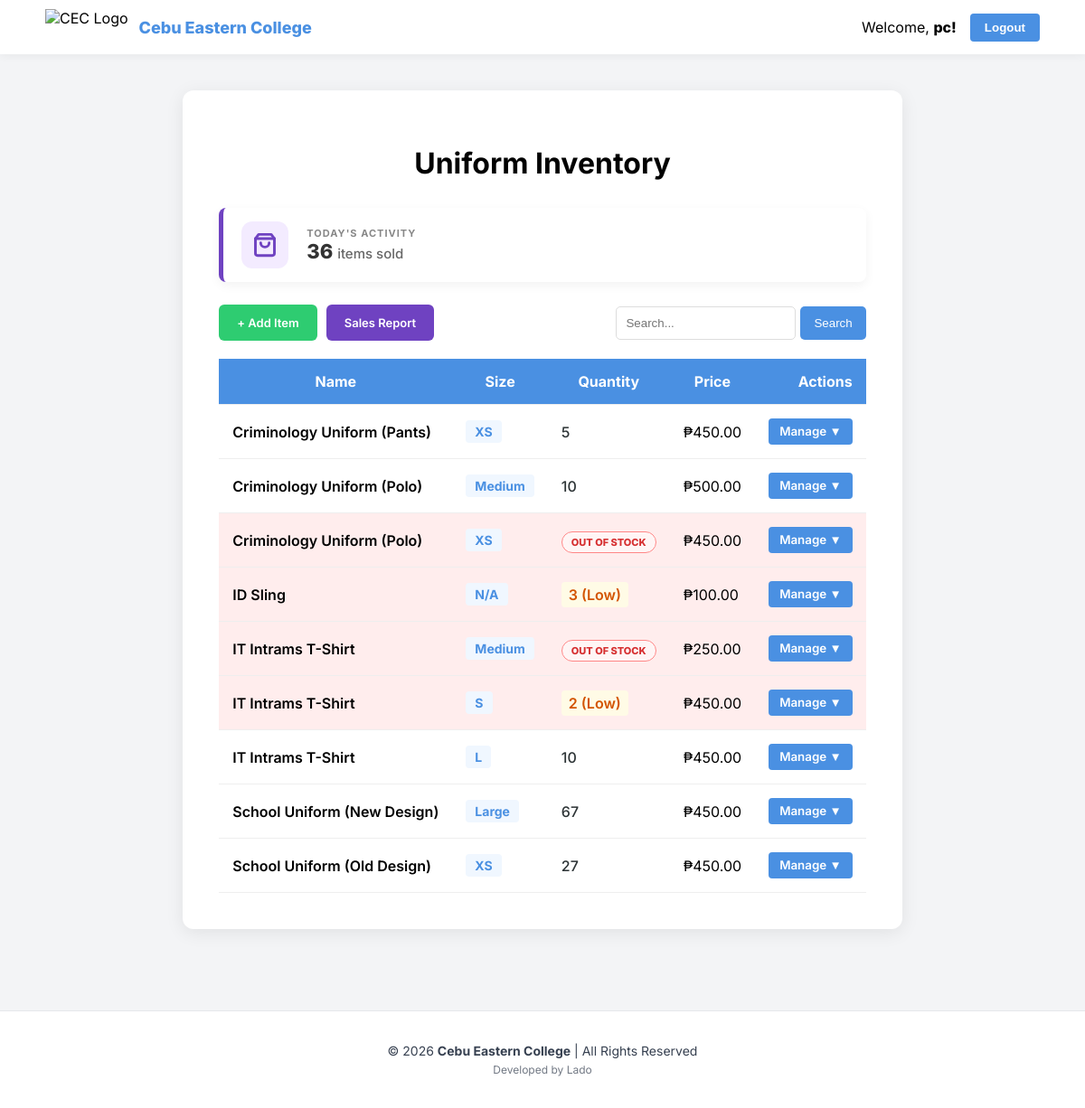
Screenshot of /inventory/ (signed in) with the database file from the repository.
### inventory/models.py (models this page shows, shortened)
class UniformItem(models.Model):
    SIZE_CHOICES = [
        ('XS', 'Extra Small'), ('S', 'Small'), ('M', 'Medium'),
        ('L', 'Large'), ('XL', 'Extra Large'), ('XXL', '2XL'), ('XXXL', '3XL'), ('N/A', 'N/A'),
    ]
    name = models.CharField(max_length=100)
    size = models.CharField(max_length=10, choices=SIZE_CHOICES)
    quantity = models.PositiveIntegerField()
    price = models.DecimalField(max_digits=8, decimal_places=2)

### inventory/views.py (the view)
# urls.py: path('inventory/', views.product_list, name='product_list'),
@login_required
def product_list(request):
    query = request.GET.get('q')
    sort = request.GET.get('sort')
    items = UniformItem.objects.all()
    if query:
        items = items.filter(name__icontains=query)
    if sort in ['name', 'quantity', 'price']:
        items = items.order_by(sort)
    else:
        items = items.order_by('name') # Default sorting
    today = timezone.now().date()
    total_sold_today = Sale.objects.filter(sale_date__date=today).aggregate(Sum('quantity_sold'))['quantity_sold__sum'] or 0
    return render(request, 'inventory/list.html', {
        'items': items,
        'total_sold_today': total_sold_today # Pass this to your HTML
    })

### inventory/templates/inventory/list.html (shortened to what this page needs)
{% load static %}
<!DOCTYPE html>
<html lang="en">
<head>
    <link rel="stylesheet" href="{% static 'inventory/css/list.css' %}">
</head>
<body>
<header class="top-nav">
    <div class="logo-section">
        <img src="{% static 'inventory/images/school-logo.jpg' %}" class="nav-logo" alt="CEC Logo">
        <span class="logo-text">Cebu Eastern College</span>
    </div>
    <div class="user-section">
        {% if user.is_authenticated %}
            <span class="user-greeting">Welcome, <strong>{{ user.username }}!</strong></span>
            <form method="post" action="{% url 'logout' %}" style="display:inline;">{% csrf_token %}<button type="submit" class="logout-btn">Logout</button></form>
        {% endif %}
    </div>
</header>
<div class="container">
    <h1 class="main-title">Uniform Inventory</h1>
    <div class="sales-dash">
        <div class="sales-icon">
            <svg width="28" height="28" viewBox="0 0 24 24" fill="none" stroke="#6f42c1" stroke-width="2.5" stroke-linecap="round" stroke-linejoin="round"><path d="M6 2L3 6v14a2 2 0 0 0 2 2h14a2 2 0 0 0 2-2V6l-3-4Z"/><path d="M3 6h18"/><path d="M16 10a4 4 0 0 1-8 0"/></svg>
        </div>
        <div>
            <p style="margin: 0; font-size: 11px; color: #888; font-weight: 700; text-transform: uppercase; letter-spacing: 1px;">Today's Activity</p>
            <p style="margin: 0; font-size: 22px; font-weight: 800; color: #333;">
                {{ total_sold_today }} <span style="font-size: 15px; font-weight: 500; color: #666;">items sold</span>
            </p>
        </div>
    </div>
    <div class="top-actions">
        <div class="btn-group">
            <a href="{% url 'add_product' %}" class="btn add-btn">+ Add Item</a>
            <a href="{% url 'sales_report' %}" class="btn report-btn">Sales Report</a>
        </div>
        <form method="GET" class="search-form">
            <input type="text" name="q" placeholder="Search..." value="{{ request.GET.q }}">
            <button type="submit">Search</button>
        </form>
    </div>
    <table>
        <thead>
            <tr>
                <th>Name</th>
                <th>Size</th>
                <th>Quantity</th>
                <th>Price</th>
                <th style="text-align: right;">Actions</th>
            </tr>
        </thead>
        <tbody>
            {% for item in items %}
            <tr class="{% if item.quantity < 5 %}low-stock{% endif %}">
                <td style="font-weight: 600;">{{ item.name }}</td>
                <td>
                    <span class="size-tag">{{ item.size }}</span>
                </td>
                <td class="qty-column">
                    {% if item.quantity <= 0 %}
                        <span style="color: #d63031; font-weight: 800; background: #fff5f5; padding: 4px 10px; border-radius: 50px; border: 1.5px solid #ff8787; font-size: 11px; text-transform: uppercase;">
                            Out of Stock
                        </span>
                    {% elif item.quantity < 5 %}
                        <span class="low" style="color: #d35400; font-weight: 600; background: #fffbe6; padding: 4px 8px; border-radius: 4px;">
                            {{ item.quantity }} (Low)
                        </span>
                    {% else %}
                        <span style="font-weight: 500; color: #2d3436;">{{ item.quantity }}</span>
                    {% endif %}
                </td>
                <td>₱{{ item.price }}</td>
                <td style="text-align: right;">
                    <div class="dropdown">
                        <button class="dropbtn">Manage ▼</button>
                    </div>
                </td>
            </tr>
            {% empty %}
            <tr><td colspan="5" style="text-align: center; padding: 20px;">No items found.</td></tr>
            {% endfor %}
        </tbody>
    </table>
</div>
<footer class="site-footer">
    <div class="footer-content">
      <p>&copy; 2026 <strong>Cebu Eastern College</strong> | All Rights Reserved</p>
      <p class="dev-tag">Developed by Lado</p>
    </div>
</footer>
</body>
</html>

### inventory/static/inventory/css/list.css (style rules this page uses)
body { font-family: 'Inter', sans-serif; background-color: #f3f4f6; margin: 0; display: flex; flex-direction: column; min-height: 100vh; }
.top-nav { background-color: #fff; display: flex; justify-content: space-between; align-items: center; padding: 10px 50px; box-shadow: 0 2px 10px rgba(0,0,0,0.05); }
.logo-section { display: flex; align-items: center; gap: 12px; }
.nav-logo { height: 40px; width: auto; }
.logo-text { font-weight: 800; font-size: 18px; color: #4a90e2; }
.user-section { display: flex; align-items: center; gap: 15px; }
.user-greeting strong { font-weight: 800; color: #000; }
.logout-btn { background-color: #4a90e2; color: white; border: none; padding: 8px 16px; border-radius: 4px; font-weight: 600; cursor: pointer; }
.container { flex: 1; max-width: 1000px; margin: 40px auto; background: #fff; padding: 40px; border-radius: 12px; box-shadow: 0 4px 20px rgba(0, 0, 0, 0.08); }
.main-title { text-align: center; font-weight: 700; font-size: 32px; margin-bottom: 30px; }
.top-actions { display: flex; justify-content: space-between; margin-bottom: 20px; }
.search-form { display: flex; gap: 5px; }
.search-form input { padding: 10px; border-radius: 5px; border: 1px solid #ddd; }
.search-form button { padding: 10px 15px; background-color: #4a90e2; color: white; border: none; border-radius: 5px; cursor: pointer; }
table { width: 100%; border-collapse: collapse; }
thead { background-color: #4a90e2; color: white; }
th, td { padding: 15px; border-bottom: 1px solid #eee; }
.low-stock { background-color: #ffeded; }
.low { color: #dc2626; font-weight: 700; }
.btn { padding: 8px 12px; border-radius: 4px; color: white; text-decoration: none; font-weight: 600; font-size: 13px; }
.add-btn { background-color: #2ecc71; padding: 10px 20px; }
.site-footer { background-color: #fff; padding: 30px 0; text-align: center; border-top: 1px solid #e5e7eb; margin-top: 50px; }
.footer-content p { margin: 5px 0; color: #374151; font-size: 14px; }
.dev-tag { font-size: 12px !important; opacity: 0.7; }

### inventory/templates/inventory/list.html (style rules this page uses)
.dropdown { position: relative; display: inline-block; }
.dropbtn { background-color: #4a90e2; color: white; padding: 6px 12px; border: none; border-radius: 4px; cursor: pointer; font-family: 'Inter'; font-weight: 600; }
.top-actions { display: flex; justify-content: space-between; align-items: center; margin-bottom: 20px; }
.btn-group { display: flex; align-items: center; gap: 10px; }
.btn { display: inline-flex !important; align-items: center !important; justify-content: center !important; height: 40px !important; padding: 0 20px !important; border-radius: 6px; color: white; text-decoration: none; font-weight: 600; font-size: 13px; border: none; cursor: pointer; box-sizing: border-box; line-height: 1 !important; margin: 0 !important; }
.add-btn { background-color: #2ecc71 !important; }
.report-btn { background-color: #6f42c1 !important; }
.size-tag { font-weight: 700; color: #4a90e2; font-size: 14px; background: #f0f7ff; padding: 4px 10px; border-radius: 4px; display: inline-block; }
.sales-dash { background: #fff; border-left: 5px solid #6f42c1; padding: 15px 20px; margin-bottom: 25px; border-radius: 8px; box-shadow: 0 4px 12px rgba(0,0,0,0.05); display: flex; align-items: center; gap: 20px; }
.sales-icon { background: #f3ebff; padding: 12px; border-radius: 12px; display: flex; align-items: center; }

### rows the page displays
UniformItem: name "Criminology Uniform (Pants)", size "XS", quantity "5", price "450.00"
UniformItem: name "Criminology Uniform (Polo)", size "Medium", quantity "10", price "500.00"
UniformItem: name "Criminology Uniform (Polo)", size "XS", quantity "OUT OF STOCK", price "450.00"
UniformItem: name "ID Sling", size "N/A", quantity "3", price "100.00"
UniformItem: name "IT Intrams T-Shirt", size "Medium", quantity "OUT OF STOCK", price "250.00"
UniformItem: name "IT Intrams T-Shirt", size "S", quantity "2", price "450.00"
UniformItem: name "IT Intrams T-Shirt", size "L", quantity "10", price "450.00"
UniformItem: name "School Uniform (New Design)", size "Large", quantity "67", price "450.00"
UniformItem: name "School Uniform (Old Design)", size "XS", quantity "27", price "450.00"

### other values shown
{{ user.username }} "pc"
{{ total_sold_today }} "36"
